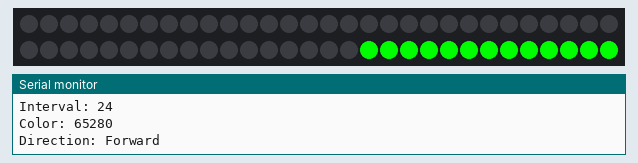
Bench run of a sketch on a simulated Arduino Uno, built with avr-gcc and run on an emulated ATmega328P. Parts: 60 RGB LEDs in strip order, left to right, continuing on the next row, the last lines printed to the serial monitor. Dim RGB values are drawn brighter than linear; random numbers use the default seed unless the sketch sets one; EEPROM starts erased.

Above: at 0.47 s.
At 3.91 s:
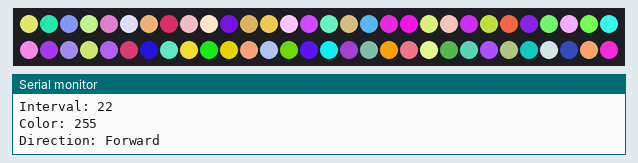
At 10.51 s:
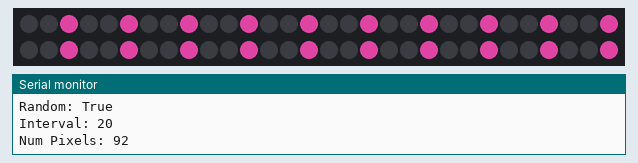
At 21.8 s:
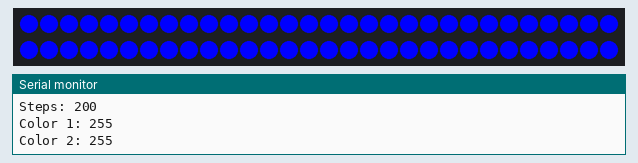
At 25.84 s:
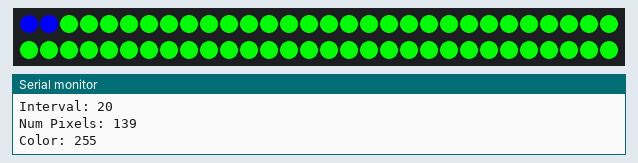
At 39.8 s:
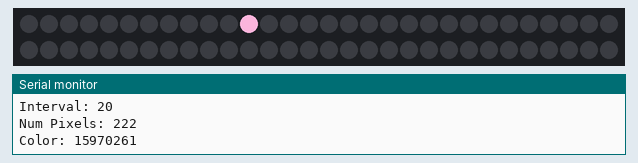

The sketch:

Grad_Cap_Multitask_Neopixels.ino
```cpp
#include "NeoPatterns.h"
#include <EEPROM.h>

void LongBoiComplete();

// Define some NeoPatterns for the two rings and the stick
//  and pass the adderess of the associated completion routines
NeoPatterns LongBoi(60, 2, NEO_GRB + NEO_KHZ800, &LongBoiComplete);

// Initialize everything and prepare to start
void setup() {

  // Read current EEPROM value and seed current show
  randomSeed(EEPROMReadlong(0));

  // Generate and Write New Long to EEPROM
  EEPROMWritelong(0, random());

  Serial.begin(9600);      // open the serial port at 9600 bps:


  // Initialize all the pixelStrips
  LongBoi.begin();

  // Enable internal pullups on the switch inputs
  pinMode(8, INPUT_PULLUP);
  pinMode(9, INPUT_PULLUP);

  // Kick off a pattern
  LongBoiComplete();

}

// Main loop
void loop() {
  // Update the rings.
  LongBoi.Update();
}

//------------------------------------------------------------
//Completion Routines - get called on completion of a pattern
//------------------------------------------------------------

// Ring 2 Completion Callback
void LongBoiComplete() {

  switch(random(0, 8)) {

    case 0:
      LongBoi.RainbowCycle(random(0, 20));
      if (randBool()){
        LongBoi.Reverse();
      }
      break;

    case 1:
      LongBoi.SingleRandom(randColor(), 20, random(50, 300), randBool());
      break;

    case 2:
      LongBoi.PersistentRandom(randColor(), 20, random(50, 300), randBool());
      break;

    case 3:
      LongBoi.Fade(randColor(), randColor(), 200, random(5, 15));
      if (randBool()){
        LongBoi.Reverse();
      }
      break;

    case 4:
      LongBoi.TheaterChase(randColor(), LongBoi.Color(0,0,0), random(50, 100));
      if (randBool()){
        LongBoi.Reverse();
      }
      break;

    case 5:
      LongBoi.Scanner(randColor(), random(10, 50));
      if (randBool()){
        LongBoi.Reverse();
      }
      break;

    case 6:
      LongBoi.ColorWipe(randColor(), random(10, 50));
      if (randBool()){
        LongBoi.Reverse();
      }
      break;

    case 7:
      LongBoi.AllRandom(random(50, 100), random(20, 50));
      break;

    default:
    break;

  }

}

bool randBool(){

  if (random(0, 2) == 1){
    return true;
  }
  return false;
}

uint32_t randColor(){

  switch(random(0, 4)) {

    case 0:
      return LongBoi.Color(255,0,0);
      break;

    case 1:
      return LongBoi.Color(0,255,0);
      break;

    case 2:
      return LongBoi.Color(0,0,255);
      break;

    case 3:
      return LongBoi.Color(random(0, 255),random(0, 255),random(0, 255));
      break;

    default:
      break;
  }

}

//This function will write a 4 byte (32bit) long to the eeprom at
//the specified address to adress + 3.
void EEPROMWritelong(int address, long value) {
  //Decomposition from a long to 4 bytes by using bitshift.
  //One = Most significant -> Four = Least significant byte
  byte four = (value & 0xFF);
  byte three = ((value >> 8) & 0xFF);
  byte two = ((value >> 16) & 0xFF);
  byte one = ((value >> 24) & 0xFF);

  //Write the 4 bytes into the eeprom memory.
  EEPROM.write(address, four);
  EEPROM.write(address + 1, three);
  EEPROM.write(address + 2, two);
  EEPROM.write(address + 3, one);
}

//This function will return a 4 byte (32bit) long from the eeprom
//at the specified address to adress + 3.
long EEPROMReadlong(long address) {
  //Read the 4 bytes from the eeprom memory.
  long four = EEPROM.read(address);
  long three = EEPROM.read(address + 1);
  long two = EEPROM.read(address + 2);
  long one = EEPROM.read(address + 3);

  //Return the recomposed long by using bitshift.
  return ((four << 0) & 0xFF) + ((three << 8) & 0xFFFF) + ((two << 16) & 0xFFFFFF) + ((one << 24) & 0xFFFFFFFF);
}
```

NeoPatterns.h
```cpp
#include <Adafruit_NeoPixel.h>

// Pattern types supported:
enum pattern { NONE, RAINBOW_CYCLE, THEATER_CHASE, COLOR_WIPE, SCANNER, FADE, SINGLERANDOM, ALLRANDOM, PERSISTENTRANDOM };
// Patern directions supported:
enum direction { FORWARD, REVERSE };

// NeoPattern Class - derived from the Adafruit_NeoPixel class
class NeoPatterns : public Adafruit_NeoPixel {
  public:

  // Member Variables:
  pattern  ActivePattern;  // which pattern is running
  direction Direction;     // direction to run the pattern

  unsigned long Interval;   // milliseconds between updates
  unsigned long lastUpdate; // last update of position

  uint32_t Color1, Color2;  // What colors are in use
  uint16_t TotalSteps;  // total number of steps in the pattern
  uint16_t Index;  // current step within the pattern

  bool randomSwitch;

  void (*OnComplete)();  // Callback on completion of pattern


  // Constructor - calls base-class constructor to initialize strip
  NeoPatterns(uint16_t pixels, uint8_t pin, uint8_t type, void (*callback)())
  :Adafruit_NeoPixel(pixels, pin, type) {
    OnComplete = callback;
  }


  // --- Utility Functions ---

  // Update the pattern
  void Update(){
    if((millis() - lastUpdate) > Interval) { // time to update
      lastUpdate = millis();
      switch(ActivePattern) {

        case RAINBOW_CYCLE:
          RainbowCycleUpdate();
          break;

        case THEATER_CHASE:
          TheaterChaseUpdate();
          break;

        case COLOR_WIPE:
          ColorWipeUpdate();
          break;

        case SCANNER:
          ScannerUpdate();
          break;

        case FADE:
          FadeUpdate();
          break;

        case SINGLERANDOM:
          SingleRandomUpdate();
          break;

        case ALLRANDOM:
          AllRandomUpdate();
          break;

        case PERSISTENTRANDOM:
          PersistentRandomUpdate();
          break;

        default:
          break;

      }
    }
  }

  // Increment the Index and reset at the end
  void Increment(){
    if (Direction == FORWARD) {
      Index++;
      if (Index >= TotalSteps) {
        Index = 0;
        if (OnComplete != NULL) {
          OnComplete(); // call the comlpetion callback
        }
      }
    }
    else { // Direction == REVERSE
      --Index;
      if (Index <= 0) {
        Index = TotalSteps-1;
        if (OnComplete != NULL) {
          OnComplete(); // call the comlpetion callback
        }
      }
    }
  }

  // Returns the Red component of a 32-bit color
  uint8_t Red(uint32_t color) {
    return (color >> 16) & 0xFF;
  }

  // Returns the Green component of a 32-bit color
  uint8_t Green(uint32_t color) {
    return (color >> 8) & 0xFF;
  }

  // Returns the Blue component of a 32-bit color
  uint8_t Blue(uint32_t color) {
    return color & 0xFF;
  }

  // Return color, dimmed by 75% (used by scanner)
  uint32_t DimColor(uint32_t color) {
    uint32_t dimColor = Color(Red(color) >> 1, Green(color) >> 1, Blue(color) >> 1);
    return dimColor;
  }

  // Input a value 0 to 255 to get a color value.
  // The colours are a transition r - g - b - back to r.
  uint32_t Wheel(byte WheelPos) {
    WheelPos = 255 - WheelPos;
    if(WheelPos < 85) {
      return Color(255 - WheelPos * 3, 0, WheelPos * 3);
    }
    else if(WheelPos < 170) {
      WheelPos -= 85;
      return Color(0, WheelPos * 3, 255 - WheelPos * 3);
    }
    else {
      WheelPos -= 170;
      return Color(WheelPos * 3, 255 - WheelPos * 3, 0);
      }
  }

  // Reverse direction of the pattern
  void Reverse() {
    if (Direction == FORWARD) {
      Direction = REVERSE;
      Index = TotalSteps-1;
    }
    else {
      Direction = FORWARD;
      Index = 0;
    }
  }

  // Set all pixels to a color (synchronously)
  void ColorSet(uint32_t color) {
    for (int i = 0; i < numPixels(); i++) {
      setPixelColor(i, color);
    }
    show();
  }


  //------ PATTERNS ------


  // --- Rainbow Cycle ---

  // Initialize for a RainbowCycle
  void RainbowCycle(uint8_t interval, direction dir = FORWARD) {
    Serial.println("");
    Serial.println("--- Rainbow Cycle ---");
    Serial.print("Interval: ");
    Serial.println(interval);
    Serial.print("Direction: ");
    if(dir == FORWARD) { Serial.println("Forward"); } else { Serial.println("Reverse");}


    ActivePattern = RAINBOW_CYCLE;
    Interval = interval;
    TotalSteps = 255;
    Index = 0;
    Direction = dir;
  }

  // Update the Rainbow Cycle Pattern
  void RainbowCycleUpdate() {
    for(int i=0; i< numPixels(); i++) {
      setPixelColor(i, Wheel(((i * 256 / numPixels()) + Index) & 255));
    }
    show();
    Increment();
  }


  // --- Color Wipe ---

  // Initialize for a ColorWipe
  void ColorWipe(uint32_t color, uint8_t interval, direction dir = FORWARD) {
    Serial.println("");
    Serial.println("--- Color Wipe ---");
    Serial.print("Interval: ");
    Serial.println(interval);
    Serial.print("Color: ");
    Serial.println(color);
    Serial.print("Direction: ");
    if(dir == FORWARD) { Serial.println("Forward"); } else { Serial.println("Reverse");}

    ActivePattern = COLOR_WIPE;
    Interval = interval;
    TotalSteps = numPixels();
    Color1 = color;
    Index = 0;
    Direction = dir;
  }

  // Update the Color Wipe Pattern
  void ColorWipeUpdate() {
    setPixelColor(Index, Color1);
    show();
    Increment();
  }


  // --- Theater Chase ---

  // Initialize for a Theater Chase
  void TheaterChase(uint32_t color1, uint32_t color2, uint8_t interval, direction dir = FORWARD) {
    Serial.println("");
    Serial.println("--- Theater Chase ---");
    Serial.print("Interval: ");
    Serial.println(interval);
    Serial.print("Color 1: ");
    Serial.println(color1);
    Serial.print("Color 2: ");
    Serial.println(color2);
    Serial.print("Direction: ");
    if(dir == FORWARD) { Serial.println("Forward"); } else { Serial.println("Reverse");}

    ActivePattern = THEATER_CHASE;
    Interval = interval;
    TotalSteps = numPixels();
    Color1 = color1;
    Color2 = color2;
    Index = 0;
    Direction = dir;
  }

  // Update the Theater Chase Pattern
  void TheaterChaseUpdate() {
    for(int i=0; i< numPixels(); i++) {
      if ((i + Index) % 3 == 0) {
        setPixelColor(i, Color1);
      }
      else {
        setPixelColor(i, Color2);
      }
    }
    show();
    Increment();
  }

  // --- Single Random ---

  void SingleRandom(uint32_t color1, uint8_t interval, uint16_t genCount, bool rand, direction dir = FORWARD) {
    // Create random seed by reading the analog noise on pin 0
    Serial.println("");
    Serial.println("--- Single Random ---");
    Serial.print("Random: ");
    if (rand) { Serial.println("True"); } else { Serial.println("False"); }
    Serial.print("Interval: ");
    Serial.println(interval);
    Serial.print("Num Pixels: ");
    Serial.println(genCount);

    if (rand) {
      randomSwitch = true;
    } else {
      randomSwitch = false;
      Color1 = color1;
      Serial.print("Color: ");
      Serial.println(color1);
    }

    ActivePattern = SINGLERANDOM;
    Interval = interval;
    TotalSteps = genCount;
    Color1 = color1;
    Index = 0;
    Direction = dir;
  }

  void SingleRandomUpdate(){
    // zero out outer_strip
    for(int i=0; i < numPixels(); i++) {
      setPixelColor(i, 0, 0, 0);
    }

    // display all zeros
    show();

    // Select random pixel
    int pixel = random(0, numPixels());

    // Random Color
    if (randomSwitch){
      Color1 = Color(random(0, 255), random(0, 255), random(0, 255));
    }

    setPixelColor(pixel, Color1);
    show();
    Increment();
  }

  // --- Persistent Random ---

  void PersistentRandom(uint32_t color1, uint8_t interval, uint16_t genCount, bool rand, direction dir = FORWARD) {
    // Create random seed by reading the analog noise on pin 0
    Serial.println("");
    Serial.println("--- Persistent Random ---");
    Serial.print("Random: ");
    if (rand) { Serial.println("True"); } else { Serial.println("False"); }
    Serial.print("Interval: ");
    Serial.println(interval);
    Serial.print("Num Pixels: ");
    Serial.println(genCount);

    if (rand) {
      randomSwitch = true;
    } else {
      randomSwitch = false;
      Color1 = color1;
      Serial.print("Color: ");
      Serial.println(color1);
    }

    ActivePattern = PERSISTENTRANDOM;
    Interval = interval;
    TotalSteps = genCount;
    Color1 = color1;
    Index = 0;
    Direction = dir;

    // zero out outer_strip
    for(int pixel = 0; pixel < numPixels(); pixel++) {
      setPixelColor(pixel, 0, 0, 0);
    }

    // display all zeros
    show();
  }

  void PersistentRandomUpdate(){

    // Select random pixel
    int pixel = random(0, numPixels());

    // Random Color
    if (randomSwitch){
      Color1 = Color(random(0, 255), random(0, 255), random(0, 255));
    }

    setPixelColor(pixel, Color1);
    show();
    Increment();
  }

  // --- All Random ---

  void AllRandom(uint8_t interval, uint16_t steps, direction dir = FORWARD) {
    // Create random seed by reading the analog noise on pin 0
    Serial.println("");
    Serial.println("--- All Random ---");
    Serial.print("Interval: ");
    Serial.println(interval);
    Serial.print("Steps: ");
    Serial.println(steps);

    ActivePattern = ALLRANDOM;
    Interval = interval;
    TotalSteps = steps;
    Index = 0;
    Direction = dir;
  }

  void AllRandomUpdate(){

    // Random Color
    for(int pixel = 0; pixel < numPixels(); pixel++) {
      setPixelColor(pixel, Color(random(0, 255), random(0, 255), random(0, 255)));
    }

    show();
    Increment();
  }

  // --- Scanner ---

  // Initialize for a SCANNNER
  void Scanner(uint32_t color1, uint8_t interval, direction dir = FORWARD) {
    Serial.println("");
    Serial.println("--- Scanner ---");
    Serial.print("Interval: ");
    Serial.println(interval);
    Serial.print("Color: ");
    Serial.println(color1);
    Serial.print("Direction: ");
    if(dir == FORWARD) { Serial.println("Forward"); } else { Serial.println("Reverse");}

    ActivePattern = SCANNER;
    Interval = interval;
    TotalSteps = (numPixels() - 1) * 2;
    Color1 = color1;
    Index = 0;
    Direction = dir;
  }

  // Update the Scanner Pattern
  void ScannerUpdate() {
    for (int i = 0; i < numPixels(); i++) {
      if (i == Index) { // first half of the scan
        setPixelColor(i, Color1);
      }
      else if (i == TotalSteps - Index) { // The return trip.\
        setPixelColor(i, Color1);
      }
      else {  // fade to black
        setPixelColor(i, DimColor(getPixelColor(i)));
      }
    }
    show();
    Increment();
  }


  // --- Fade ---

  // Initialize for a Fade
  void Fade(uint32_t color1, uint32_t color2, uint16_t steps, uint8_t interval, direction dir = FORWARD) {
    Serial.println("");
    Serial.println("--- Fade ---");
    Serial.print("Interval: ");
    Serial.println(interval);
    Serial.print("Steps: ");
    Serial.println(steps);
    Serial.print("Color 1: ");
    Serial.println(color1);
    Serial.print("Color 2: ");
    Serial.println(color2);

    ActivePattern = FADE;
    Interval = interval;
    TotalSteps = steps;
    Color1 = color1;
    Color2 = color2;
    Index = 0;
    Direction = dir;
  }

  // Update the Fade Pattern
  void FadeUpdate() {
    uint8_t red = ((Red(Color1) * (TotalSteps - Index)) + (Red(Color2) * Index)) / TotalSteps;
    uint8_t green = ((Green(Color1) * (TotalSteps - Index)) + (Green(Color2) * Index)) / TotalSteps;
    uint8_t blue = ((Blue(Color1) * (TotalSteps - Index)) + (Blue(Color2) * Index)) / TotalSteps;
    ColorSet(Color(red, green, blue));
    show();
    Increment();
  }


};
```
